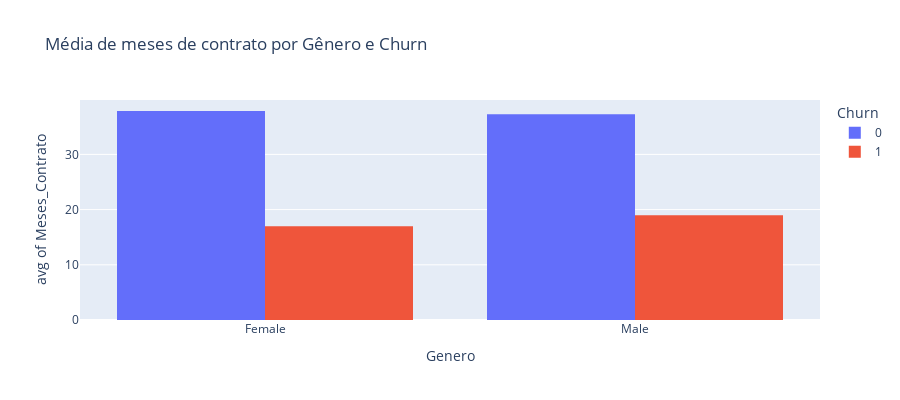

The notebook cell this image was saved under:
### Markdown cell above
### Relação Meses de Contrato x Gênero x Churn

### Code cell
fig = px.histogram(dataframe_final, x='Genero', y = 'Meses_Contrato',
             color='Churn', barmode='group',
             histfunc='avg',
             height=400, title ='Média de meses de contrato por Gênero e Churn')

iplot(fig)

### Figure 1 — Plotly figure (JSON) as saved in the notebook; plotly's stock layout.template omitted (floating-point values rounded to 4 significant figures; data arrays with more than 128 entries replaced by an {"elided": "..."} marker saying what was removed)
{"data": [{"alignmentgroup": "True", "bingroup": "x", "histfunc": "avg", "hovertemplate": "Churn=0<br>Genero=%{x}<br>avg of Meses_Contrato=%{y}<extra></extra>", "legendgroup": "0", "marker": {"color": "#636efa", "pattern": {"shape": ""}}, "name": "0", "offsetgroup": "0", "orientation": "v", "showlegend": true, "type": "histogram", "x": {"elided": "5174 str values"}, "xaxis": "x", "y": {"elided": "5174 int values"}, "yaxis": "y"}, {"alignmentgroup": "True", "bingroup": "x", "histfunc": "avg", "hovertemplate": "Churn=1<br>Genero=%{x}<br>avg of Meses_Contrato=%{y}<extra></extra>", "legendgroup": "1", "marker": {"color": "#EF553B", "pattern": {"shape": ""}}, "name": "1", "offsetgroup": "1", "orientation": "v", "showlegend": true, "type": "histogram", "x": {"elided": "1869 str values"}, "xaxis": "x", "y": {"elided": "1869 int values"}, "yaxis": "y"}], "layout": {"barmode": "group", "height": 400, "legend": {"title": {"text": "Churn"}, "tracegroupgap": 0}, "title": {"text": "Média de meses de contrato por Gênero e Churn"}, "xaxis": {"anchor": "y", "domain": [0, 1], "title": {"text": "Genero"}}, "yaxis": {"anchor": "x", "domain": [0, 1], "title": {"text": "avg of Meses_Contrato"}}}}
